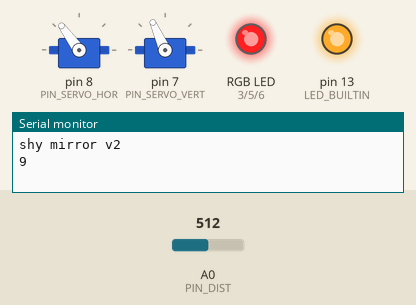
This sketch was run on a simulated Arduino Uno, built with avr-gcc and run on an emulated ATmega328P. Shown: 2 × servo, an RGB LED mixed from three pins (HIGH = lit), output pins drawn as LEDs (lit = HIGH), the last lines printed to the serial monitor. The test bench sets the inputs (shaded band); at power-on: A0 (PIN_DIST) = 512. Random numbers use the default seed unless the sketch sets one.

Above: at 1.2 s.
1.3 s: A0 (PIN_DIST) set to 188
At 2.08 s:
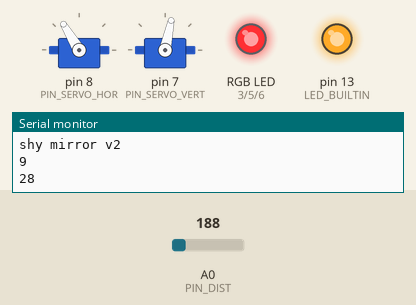
4.3 s: A0 (PIN_DIST) set to 170
At 6.7 s:
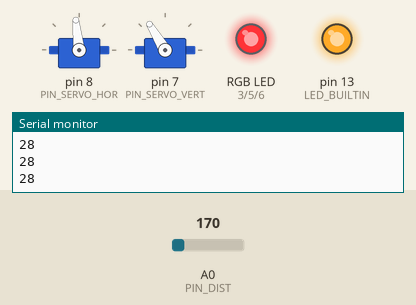
7.3 s: A0 (PIN_DIST) set to 306
At 7.75 s:
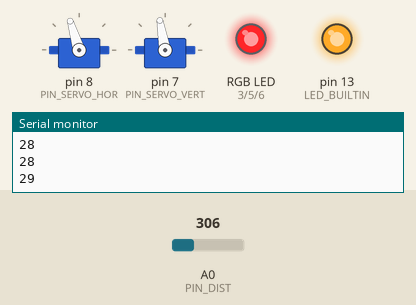
10.3 s: A0 (PIN_DIST) set to 70
At 12.0 s:
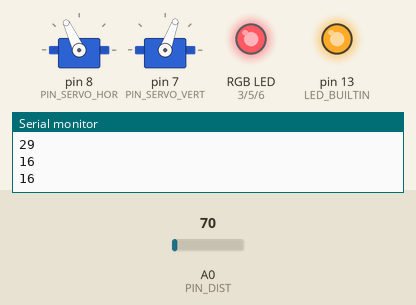
12.6 s: A0 (PIN_DIST) set to 122
At 13.5 s:
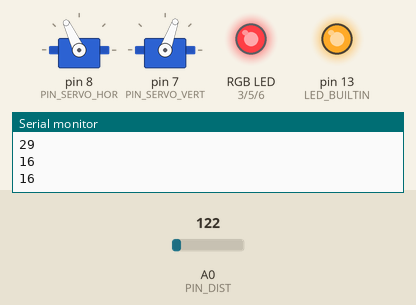
Timing chart, 0 to 15.6 s (numbered marks = the images above; inputs shaded):
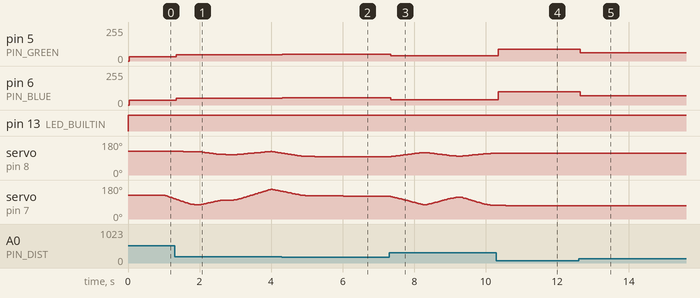

Measured:
- the behaviour switches between 181 and 180 on A0 (PIN_DIST) (found by bisection; images 1 and 2)
- after the input at 1.3 s, pin 5 (PIN_GREEN): 33/255 → 48/255 after 0.05 s; pin 6 (PIN_BLUE): 34/255 → 52/255 after 0.05 s
- after the input at 4.3 s, pin 5 (PIN_GREEN): 48/255 → 51/255 at once; pin 6 (PIN_BLUE): 52/255 → 56/255 at once
- after the input at 7.3 s, pin 5 (PIN_GREEN): 51/255 → 38/255 after 0.05 s; pin 6 (PIN_BLUE): 56/255 → 41/255 at once
- after the input at 10.3 s, pin 5 (PIN_GREEN): 38/255 → 89/255 after 0.05 s; pin 6 (PIN_BLUE): 41/255 → 100/255 after 0.05 s
- after the input at 12.6 s, pin 5 (PIN_GREEN): 89/255 → 63/255 after 0.05 s; pin 6 (PIN_BLUE): 100/255 → 70/255 after 0.05 s

The sketch:

shymirror.ino
```cpp
/*
	Author: Lesley van Hoek

    SHY MIRROR: PROOF OF CONCEPT

	Amber Tijsma (light Design)
	Claudia Agustini (light Design)
	Lesley van Hoek (code and mirror)

*/

/* custom data structs */
#include "userdata.h"
#include "vec2.h"

/* libs */
#include <ServoTimer2.h>

/* calc toolbox */
#define PI 		3.1415926535897932384626433832795
#define TWO_PI 	6.2831853071795864769252867665596
#define USTOCM(x) x/58
#define SMOOTHSTEP(x) ((x) * (x) * (3 - 2 * (x)))
#define SMOOTHERSTEP(x) ((x) * (x) * (x) * ((x) * ((x) * 6 - 15) + 10))

/* abbreviations */
#define FPPI FIXED_POINT_PRECISION_INT
#define FPPL FIXED_POINT_PRECISION_LONG

/* pins */
#define PIN_DIST A0 		// SHARP IR GP2Y0A21YK0F

#define PIN_SERVO_VERT 7
#define PIN_SERVO_HOR 8

#define PIN_RED 3
#define PIN_BLUE 6
#define PIN_GREEN 5

/* minimum 600 maximum 2400 */
const unsigned long MIN_US_JOINT = 1200;	// left
const unsigned long MAX_US_JOINT = 2500;	// right
const unsigned long MIN_US_BASE = 1500;		// bottom
const unsigned long MAX_US_BASE = 2200;		// top

/* fixed point math */
const float FIXED_POINT_PRECISION_LONG = 1048576.0f;
const int FIXED_POINT_PRECISION_INT = 32767;
const int MAX_RANDOM_TRIES = 2;

/* servos on interrupt timer 2 */
ServoTimer2 servoBase;
ServoTimer2 servoJoint;

/* servo states */
unsigned long servoBaseUS = 0;
unsigned long servoJointUS = 0;
unsigned long servoBaseTargetUS = 0;
unsigned long servoJointTargetUS = 0;

/* ir distance */
const unsigned long TRIGGER_DISTANCE = 30;
const uint8_t MIN_DIST = 10;
const uint8_t MAX_DIST = 80;

const int NUM_DISTREADS = 32;
uint8_t distreads[NUM_DISTREADS];
int distance = 0;
int frameIndex = 0;

/* time variables */
unsigned long lastSight = 0;
unsigned long time;

/* colors */
RGB moodColor;

const RGB COLOR_WHITE = {255, 255, 255};
const RGB COLOR_TARTORANGE = {254, 25, 25};
const RGB COLOR_CARMINEPINK = {255, 89, 100};

/* mirror vectors */
vec2 currentPos(0.5f, 0.5f);
vec2 targetPos(0.5f, 0.5f);
vec2 velocity(0.0f, 0.0f);
vec2 acceleration(0.0f, 0.0f);

/* mirror movement */
float deviation = 0.45;
float brakeproximity = 0.15f;
float maxSpeed = 0.00075f;

float targetDist = 0.0f;
float dist = 0.0f;

unsigned long timeout = 1000;

// INITIALIZE MIRROR
void setup()
{
	lastSight = 0;
	Serial.begin(9600);
	Serial.println("shy mirror v2");

	// initialize servo position values in center positions
	servoBaseUS = mapToServoState(0.5f, BASE);
	servoJointUS = mapToServoState(0.5f, JOINT);

	// timer 2 is used for the servos
	servoBase.attach(PIN_SERVO_HOR);
	servoJoint.attach(PIN_SERVO_VERT);
	servoBase.write(servoBaseUS);
	servoJoint.write(servoJointUS);

	pinMode(LED_BUILTIN, OUTPUT);

	pinMode(PIN_RED, OUTPUT);
	pinMode(PIN_GREEN, OUTPUT);
	pinMode(PIN_BLUE, OUTPUT);

	// init distance reads
	for (int i=0; i<NUM_DISTREADS; i++) distreads[i] = MAX_DIST+1;

	// set default color values
	moodColor = COLOR_WHITE;
	writeMoodColor();
}

// FLASH BUILTIN LED
boolean flasher()
{
	// change pulse frequency based on measured distance
	long pulse = (MAX_DIST+1)*2-distance*2;
	bool f = time%pulse < pulse;
	digitalWrite(LED_BUILTIN, f);
	return f;
}

// COLOR INTERPOLATION
void lerpMoodColor(RGB src, RGB target, float x)
{
	int pct = x * FIXED_POINT_PRECISION_INT;
	moodColor.r = map(pct, 0, FIXED_POINT_PRECISION_INT, src.r, target.r);
	moodColor.g = map(pct, 0, FIXED_POINT_PRECISION_INT, src.g, target.g);
	moodColor.b = map(pct, 0, FIXED_POINT_PRECISION_INT, src.b, target.b);
}

// WRITE COLOR
void writeMoodColor()
{
	analogWrite(PIN_RED, moodColor.r);
	analogWrite(PIN_GREEN, moodColor.g);
	analogWrite(PIN_BLUE, moodColor.b);
}

// RETURN NORMALIZED VALUE MAPPED TO SERVO STATE BOUNDS
long mapToServoState(float val, ServoType type)
{
	val = constrain(val, 0.0f, 1.0f);
	return (type == BASE) ?
		map(val*FPPL, 0, FPPL, MIN_US_BASE, MAX_US_BASE) :
		map(val*FPPL, 0, FPPL, MIN_US_JOINT, MAX_US_JOINT);
}

// RETURN NEWLY-GENERATED NORMALIZED SELECTIVELY RANDOM LOCATION
vec2 randomLocation()
{
	vec2 pos = vec2(currentPos.x, currentPos.y);
	for (int i = 0; i < MAX_RANDOM_TRIES; i++) // try this up to MAX_RANDOM_TRIES times
	{
		float phi = (random(0, FPPL)/FPPL)*TWO_PI;
		pos.x = cos(phi)*deviation;
		pos.y = sin(phi)*deviation;

		if (pos.x > 0.0f && pos.x < 1.0f && pos.y > 0.0f && pos.y < 1.0f) return pos;
	}
	bool r1 = random(0, 1);
	bool r2 = random(0, 1);
	float x = (currentPos.x + deviation > 1.0f) ?
		random(0, (currentPos.x - deviation) * FPPL)/FPPL : random((currentPos.x + deviation) * FPPL, FPPL)/FPPL;
	float y = (currentPos.y + deviation > 1.0f) ?
		random(0, (currentPos.y - deviation) * FPPL)/FPPL : random((currentPos.y + deviation) * FPPL, FPPL)/FPPL;

	pos.x = (r1 > 0) ? x : pos.x;
	pos.y = (r2 > 0) ? y : pos.y;

	return vec2(random(0, FPPL)/FPPL, random(0, FPPL)/FPPL);
}

void updateDistance()
{
	// read ir distance
	uint8_t rawdist = 4800/(analogRead(PIN_DIST)-20);
	rawdist = (rawdist > MAX_DIST) ? MAX_DIST+1 : rawdist;
	rawdist = (rawdist < MIN_DIST) ? MIN_DIST-1 : rawdist;
	distreads[frameIndex] = rawdist;

	// calculate average distance over 24 reads
	int totaldist = 0;
	for (int i=0; i<NUM_DISTREADS; i++) totaldist += distreads[i];
	distance = totaldist / NUM_DISTREADS;

	frameIndex++;
	frameIndex%=NUM_DISTREADS;
}

// BACKGROUND ROUTINE
void loop()
{
	time = millis();
	updateDistance();

	// consistent time value per update
	if (time > lastSight + timeout)
	{
		if (distance < TRIGGER_DISTANCE)
		{
			lastSight = time;
			targetPos = randomLocation();
			targetDist = vec2::magnitude(vec2::subtract(targetPos, currentPos));
			Serial.println(distance);
		}
	}
	// calculate interpolated location based on loose physics
	vec2 diff = vec2::subtract(targetPos, currentPos);
	acceleration = vec2(diff.x, diff.y);
	dist = vec2::magnitude(diff);

	velocity.add_self(acceleration);
	velocity.limit_self(maxSpeed);

	vec2 step = vec2(velocity.x, velocity.y);
	step.setmagnitude_self(min(dist, vec2::magnitude(velocity)));

	float clampeddist = constrain(dist, 0, brakeproximity);
	float fac = SMOOTHERSTEP(clampeddist/brakeproximity);

	currentPos.add_self(vec2::scale(step, fac));
	currentPos.constrain_self(0.0f, 1.0f, 0.0f, 1.0f);

	// movement updates mapped to microseconds boundaries
	servoBase.write(mapToServoState(currentPos.x, BASE));
	servoJoint.write(mapToServoState(currentPos.y, JOINT));

	// update backlight
	float blush = 1.0f - distance/(float)MAX_DIST;
	lerpMoodColor(COLOR_CARMINEPINK, COLOR_TARTORANGE, blush);
	writeMoodColor();

	// heartbeat
	flasher();
}
```

userdata.h
```cpp
/*
	Author: Lesley van Hoek
*/

/* Servo Function enum */
enum ServoType
{
	BASE,
	JOINT
};

/* color struct */
struct RGB
{
	int r;
	int g;
	int b;
};
```

vec2.cpp
```cpp
#include "vec2.h"
#include <math.h>

vec2::vec2(float x, float y)
{
	this->x = x;
	this->y = y;
}

void vec2::add_self(const vec2 a)
{
	this->x += a.x;
	this->y += a.y;
}

void vec2::subtract_self(const vec2 a)
{
	this->x -= a.x;
	this->y -= a.y;
}

void vec2::scale_self(const float scale)
{
	this->x *= scale;
	this->y *= scale;
}

void vec2::divide_self(const float div)
{
	this->x /= div;
	this->y /= div;
}

void vec2::constrain_self(const float min_x, const float max_x, const float min_y, const float max_y)
{
	this->x = constrain(this->x, 0.0f, 1.0f);
	this->y = constrain(this->y, 0.0f, 1.0f);
}

void vec2::setmagnitude_self(const float mag)
{
	vec2 normalized = normalize(*this);
	normalized.scale_self(mag);
	this->x = normalized.x;
	this->y = normalized.y;
}

void vec2::limit_self(const float lim)
{
	if (magnitude(*this) > lim) setmagnitude_self(lim);
}

static vec2 vec2::normalize(const vec2 a)
{
	float len = magnitude(a);

	if (len == 0) return vec2::zero();
	return vec2(a.x/len, a.y/len);
}

static vec2 vec2::add(const vec2 a, const vec2 b)
{
	return vec2(a.x+b.x, a.y+b.y);
}

static vec2 vec2::subtract(const vec2 a, const vec2 b)
{
	return vec2(a.x-b.x, a.y-b.y);
}

static vec2 vec2::scale(const vec2 a, float scale)
{
	return vec2(a.x * scale, a.y * scale);
}

static vec2 vec2::divide(const vec2 a, float div)
{
	return vec2(a.x / div, a.y / div);
}

static float vec2::dot(const vec2 a, const vec2 b)
{
    return a.x*b.x + a.y*b.y;
}

static float vec2::magnitude(const vec2 a)
{
	return sqrt(dot(a, a));
}

static vec2 vec2::zero()
{
	return vec2(0.0f, 0.0f);
}

static void vec2::print(const vec2 a)
{
	Serial.print("(");
	Serial.print(a.x);
	Serial.print(", ");
	Serial.print(a.y);
	Serial.print(")\n");
} 
```

vec2.h
```cpp
/*
	Author: Lesley van Hoek

	simple 2d vector class for arduino
*/

#ifndef vec2_h
#define vec2_h

#include "Arduino.h"

class vec2
{
public:
	vec2();
	vec2(float, float);

	float x;
	float y;

	void add_self(const vec2);
	void subtract_self(const vec2);
	void scale_self(const float);
	void divide_self(const float);
	void constrain_self(const float, const float, const float, const float);
	void setmagnitude_self(const float);
	void limit_self(const float);

	static vec2 add(const vec2, const vec2);
	static vec2 subtract(const vec2, const vec2);
	static vec2 scale(const vec2, const float);
	static vec2 divide(const vec2, const float);
	static vec2 normalize(const vec2);
	static vec2 zero();

	static float dot(const vec2, const vec2);
	static float magnitude(const vec2);
	static void print(vec2);
};

#endif
```
